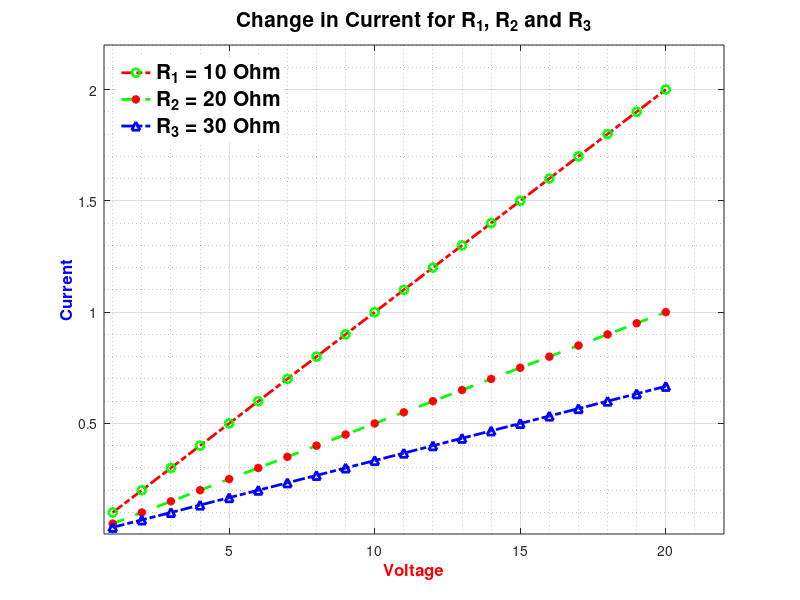

This figure's MATLAB source:
clc, clear, close all
%% Data: Voltage, Resistances, Calculated Currents
U = 1:20;

R1 = 10;
R2 = 20;
R3 = 30;

I1 = U / R1;
I2 = U / R2;
I3 = U / R3;

%% Plots
plot(U, I1, 'r', ...
    'LineWidth', 2, ...
    'LineStyle', '-.', ...
    'Marker', 'o', ...
    'MarkerEdgeColor', 'g')

hold on
plot(U, I2, 'g', ...
    'LineWidth', 2, ...
    'LineStyle', '--', ...
    'Marker', '*', ...
    'MarkerEdgecolor', 'r')

plot(U, I3, 'b', ...
    'LineWidth', 2, ...
    'LineStyle', '-.', ...
    'Marker', '^', ...
    'MarkerEdgecolor', 'b')

%% Labels, Limits, Grid
% Labels
xlabel( ...
    'Voltage', ...
    'FontSize', 12, ...
    'FontWeight', 'Bold', ...
    'Color', 'r')

ylabel( ...
    'Current', ...
    'FontSize', 12, ...
    'FontWeight', 'Bold', ...
    'Color', 'b')

% Limits
xLimMin = min(U) - min(U) * 0.3;
xLimMax = max(U) + max(U) * 0.1;
allYValues = [I1 I2 I3];
yLimMin = min(allYValues) - min(allYValues) * 0.9;
yLimMax = max(allYValues) + max(allYValues) * 0.1;
xlim([xLimMin xLimMax])
ylim([yLimMin yLimMax])

% Grid
grid on
grid minor

%% Legend and Title
legend(...
    {'R_1 = 10 Ohm', 'R_2 = 20 Ohm', 'R_3 = 30 Ohm'}, ...
    'FontSize', 15, ...
    'FontWeight', 'bold', ...
    'TextColor', 'k', ...
    'Location', 'northwest', ...
    'Orientation', 'vertical', ...
    'Box', 'off')

title('Change in Current for R_1, R_2 and R_3', ...
    'FontSize', 15, ...
    'FontWeight', 'bold')
